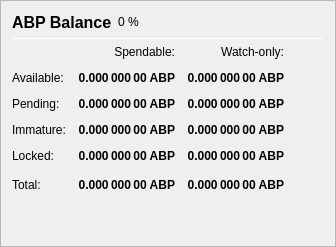
                   <widget class="QFrame" name="frame_Balances">
                    <property name="frameShape">
                     <enum>QFrame::StyledPanel</enum>
                    </property>
                    <property name="frameShadow">
                     <enum>QFrame::Raised</enum>
                    </property>
                    <layout class="QVBoxLayout" name="verticalLayout_4">
                     <item>
                      <layout class="QHBoxLayout" name="horizontalLayout_4">
                       <item>
                        <widget class="QLabel" name="label_5">
                         <property name="minimumSize">
                          <size>
                           <width>0</width>
                           <height>20</height>
                          </size>
                         </property>
                         <property name="font">
                          <font>
                           <pointsize>12</pointsize>
                           <weight>75</weight>
                           <bold>true</bold>
                          </font>
                         </property>
                         <property name="text">
                          <string>ABP Balance</string>
                         </property>
                        </widget>
                       </item>
                       <item>
                        <widget class="QLabel" name="labelABPPercent">
                         <property name="text">
                          <string notr="true">0 %</string>
                         </property>
                        </widget>
                       </item>
                       <item>
                        <spacer name="horizontalSpacer_3">
                         <property name="orientation">
                          <enum>Qt::Horizontal</enum>
                         </property>
                         <property name="sizeHint" stdset="0">
                          <size>
                           <width>40</width>
                           <height>20</height>
                          </size>
                         </property>
                        </spacer>
                       </item>
                      </layout>
                     </item>
                     <item>
                      <widget class="Line" name="line_Balance">
                       <property name="minimumSize">
                        <size>
                         <width>0</width>
                         <height>1</height>
                        </size>
                       </property>
                       <property name="maximumSize">
                        <size>
                         <width>16777215</width>
                         <height>1</height>
                        </size>
                       </property>
                       <property name="orientation">
                        <enum>Qt::Horizontal</enum>
                       </property>
                      </widget>
                     </item>
                     <item>
                      <layout class="QGridLayout" name="gridLayout">
                       <property name="spacing">
                        <number>12</number>
                       </property>
                       <item row="0" column="1">
                        <widget class="QLabel" name="labelSpendable">
                         <property name="text">
                          <string>Spendable:</string>
                         </property>
                         <property name="alignment">
                          <set>Qt::AlignRight|Qt::AlignTrailing|Qt::AlignVCenter</set>
                         </property>
                        </widget>
                       </item>
                       <item row="0" column="2">
                        <widget class="QLabel" name="labelWatchonly">
                         <property name="text">
                          <string>Watch-only:</string>
                         </property>
                         <property name="alignment">
                          <set>Qt::AlignRight|Qt::AlignTrailing|Qt::AlignVCenter</set>
                         </property>
                        </widget>
                       </item>
                       <item row="1" column="0">
                        <widget class="QLabel" name="labelBalanceText">
                         <property name="text">
                          <string>Available:</string>
                         </property>
                        </widget>
                       </item>
                       <item row="1" column="1">
                        <widget class="QLabel" name="labelBalance">
                         <property name="font">
                          <font>
                           <weight>75</weight>
                           <bold>true</bold>
                          </font>
                         </property>
                         <property name="cursor">
                          <cursorShape>IBeamCursor</cursorShape>
                         </property>
                         <property name="toolTip">
                          <string>Your current spendable balance</string>
                         </property>
                         <property name="text">
                          <string notr="true">0.000 000 00 ABP</string>
                         </property>
                         <property name="alignment">
                          <set>Qt::AlignRight|Qt::AlignTrailing|Qt::AlignVCenter</set>
                         </property>
                         <property name="textInteractionFlags">
                          <set>Qt::LinksAccessibleByMouse|Qt::TextSelectableByKeyboard|Qt::TextSelectableByMouse</set>
                         </property>
                        </widget>
                       </item>
                       <item row="1" column="2">
                        <widget class="QLabel" name="labelWatchAvailable">
                         <property name="font">
                          <font>
                           <weight>75</weight>
                           <bold>true</bold>
                          </font>
                         </property>
                         <property name="cursor">
                          <cursorShape>IBeamCursor</cursorShape>
                         </property>
                         <property name="toolTip">
                          <string>Your current balance in watch-only addresses</string>
                         </property>
                         <property name="text">
                          <string notr="true">0.000 000 00 ABP</string>
                         </property>
                         <property name="alignment">
                          <set>Qt::AlignRight|Qt::AlignTrailing|Qt::AlignVCenter</set>
                         </property>
                         <property name="textInteractionFlags">
                          <set>Qt::LinksAccessibleByMouse|Qt::TextSelectableByKeyboard|Qt::TextSelectableByMouse</set>
                         </property>
                        </widget>
                       </item>
                       <item row="2" column="0">
                        <widget class="QLabel" name="labelPendingText">
                         <property name="text">
                          <string>Pending:</string>
                         </property>
                        </widget>
                       </item>
                       <item row="2" column="1">
                        <widget class="QLabel" name="labelUnconfirmed">
                         <property name="font">
                          <font>
                           <weight>75</weight>
                           <bold>true</bold>
                          </font>
                         </property>
                         <property name="cursor">
                          <cursorShape>IBeamCursor</cursorShape>
                         </property>
                         <property name="toolTip">
                          <string>Total of transactions that have yet to be confirmed, and do not yet count toward the spendable balance</string>
                         </property>
                         <property name="text">
                          <string notr="true">0.000 000 00 ABP</string>
                         </property>
                         <property name="alignment">
                          <set>Qt::AlignRight|Qt::AlignTrailing|Qt::AlignVCenter</set>
                         </property>
                         <property name="textInteractionFlags">
                          <set>Qt::LinksAccessibleByMouse|Qt::TextSelectableByKeyboard|Qt::TextSelectableByMouse</set>
                         </property>
                        </widget>
                       </item>
                       <item row="2" column="2">
                        <widget class="QLabel" name="labelWatchPending">
                         <property name="font">
                          <font>
                           <weight>75</weight>
                           <bold>true</bold>
                          </font>
                         </property>
                         <property name="cursor">
                          <cursorShape>IBeamCursor</cursorShape>
                         </property>
                         <property name="toolTip">
                          <string>Unconfirmed transactions to watch-only addresses</string>
                         </property>
                         <property name="text">
                          <string notr="true">0.000 000 00 ABP</string>
                         </property>
                         <property name="alignment">
                          <set>Qt::AlignRight|Qt::AlignTrailing|Qt::AlignVCenter</set>
                         </property>
                         <property name="textInteractionFlags">
                          <set>Qt::LinksAccessibleByMouse|Qt::TextSelectableByKeyboard|Qt::TextSelectableByMouse</set>
                         </property>
                        </widget>
                       </item>
                       <item row="3" column="0">
                        <widget class="QLabel" name="labelImmatureText">
                         <property name="text">
                          <string>Immature:</string>
                         </property>
                        </widget>
                       </item>
                       <item row="3" column="1">
                        <widget class="QLabel" name="labelImmature">
                         <property name="font">
                          <font>
                           <weight>75</weight>
                           <bold>true</bold>
                          </font>
                         </property>
                         <property name="cursor">
                          <cursorShape>IBeamCursor</cursorShape>
                         </property>
                         <property name="toolTip">
                          <string>Staked or masternode rewards that has not yet matured</string>
                         </property>
                         <property name="text">
                          <string notr="true">0.000 000 00 ABP</string>
                         </property>
                         <property name="alignment">
                          <set>Qt::AlignRight|Qt::AlignTrailing|Qt::AlignVCenter</set>
                         </property>
                         <property name="textInteractionFlags">
                          <set>Qt::LinksAccessibleByMouse|Qt::TextSelectableByKeyboard|Qt::TextSelectableByMouse</set>
                         </property>
                        </widget>
                       </item>
                       <item row="3" column="2">
                        <widget class="QLabel" name="labelWatchImmature">
                         <property name="font">
                          <font>
                           <weight>75</weight>
                           <bold>true</bold>
                          </font>
                         </property>
                         <property name="cursor">
                          <cursorShape>IBeamCursor</cursorShape>
                         </property>
                         <property name="toolTip">
                          <string>Staked or masternode rewards in watch-only addresses that has not yet matured</string>
                         </property>
                         <property name="text">
                          <string notr="true">0.000 000 00 ABP</string>
                         </property>
                         <property name="alignment">
                          <set>Qt::AlignRight|Qt::AlignTrailing|Qt::AlignVCenter</set>
                         </property>
                         <property name="textInteractionFlags">
                          <set>Qt::LinksAccessibleByMouse|Qt::TextSelectableByKeyboard|Qt::TextSelectableByMouse</set>
                         </property>
                        </widget>
                       </item>
                       <item row="4" column="0">
                        <widget class="QLabel" name="labelLockedBalanceText">
                         <property name="toolTip">
                          <string>Locked ABP or Masternode collaterals. These are excluded from zABP minting.</string>
                         </property>
                         <property name="text">
                          <string>Locked:</string>
                         </property>
                        </widget>
                       </item>
                       <item row="4" column="1">
                        <widget class="QLabel" name="labelLockedBalance">
                         <property name="font">
                          <font>
                           <weight>75</weight>
                           <bold>true</bold>
                          </font>
                         </property>
                         <property name="cursor">
                          <cursorShape>IBeamCursor</cursorShape>
                         </property>
                         <property name="toolTip">
                          <string>Locked ABP or Masternode collaterals. These are excluded from zABP minting.</string>
                         </property>
                         <property name="text">
                          <string notr="true">0.000 000 00 ABP</string>
                         </property>
                         <property name="alignment">
                          <set>Qt::AlignRight|Qt::AlignTrailing|Qt::AlignVCenter</set>
                         </property>
                         <property name="textInteractionFlags">
                          <set>Qt::LinksAccessibleByMouse|Qt::TextSelectableByKeyboard|Qt::TextSelectableByMouse</set>
                         </property>
                        </widget>
                       </item>
                       <item row="4" column="2">
                        <widget class="QLabel" name="labelWatchLocked">
                         <property name="font">
                          <font>
                           <weight>75</weight>
                           <bold>true</bold>
                          </font>
                         </property>
                         <property name="cursor">
                          <cursorShape>IBeamCursor</cursorShape>
                         </property>
                         <property name="toolTip">
                          <string>Current locked balance in watch-only addresses</string>
                         </property>
                         <property name="text">
                          <string notr="true">0.000 000 00 ABP</string>
                         </property>
                         <property name="alignment">
                          <set>Qt::AlignRight|Qt::AlignTrailing|Qt::AlignVCenter</set>
                         </property>
                         <property name="textInteractionFlags">
                          <set>Qt::LinksAccessibleByMouse|Qt::TextSelectableByKeyboard|Qt::TextSelectableByMouse</set>
                         </property>
                        </widget>
                       </item>
                       <item row="5" column="0">
                        <widget class="QLabel" name="labelTotalText">
                         <property name="toolTip">
                          <string>Your current ABP balance, unconfirmed and immature transactions included</string>
                         </property>
                         <property name="text">
                          <string>Total:</string>
                         </property>
                        </widget>
                       </item>
                       <item row="5" column="1">
                        <widget class="QLabel" name="labelTotal">
                         <property name="font">
                          <font>
                           <weight>75</weight>
                           <bold>true</bold>
                          </font>
                         </property>
                         <property name="cursor">
                          <cursorShape>IBeamCursor</cursorShape>
                         </property>
                         <property name="toolTip">
                          <string>Your current ABP balance, unconfirmed and immature transactions included</string>
                         </property>
                         <property name="text">
                          <string notr="true">0.000 000 00 ABP</string>
                         </property>
                         <property name="alignment">
                          <set>Qt::AlignRight|Qt::AlignTrailing|Qt::AlignVCenter</set>
                         </property>
                         <property name="textInteractionFlags">
                          <set>Qt::LinksAccessibleByMouse|Qt::TextSelectableByKeyboard|Qt::TextSelectableByMouse</set>
                         </property>
                        </widget>
                       </item>
                       <item row="5" column="2">
                        <widget class="QLabel" name="labelWatchTotal">
                         <property name="font">
                          <font>
                           <weight>75</weight>
                           <bold>true</bold>
                          </font>
                         </property>
                         <property name="cursor">
                          <cursorShape>IBeamCursor</cursorShape>
                         </property>
                         <property name="toolTip">
                          <string>Current total balance in watch-only addresses</string>
                         </property>
                         <property name="text">
                          <string notr="true">0.000 000 00 ABP</string>
                         </property>
                         <property name="alignment">
                          <set>Qt::AlignRight|Qt::AlignTrailing|Qt::AlignVCenter</set>
                         </property>
                         <property name="textInteractionFlags">
                          <set>Qt::LinksAccessibleByMouse|Qt::TextSelectableByKeyboard|Qt::TextSelectableByMouse</set>
                         </property>
                        </widget>
                       </item>
                       <item row="5" column="3">
                        <spacer name="horizontalSpacer_9">
                         <property name="orientation">
                          <enum>Qt::Horizontal</enum>
                         </property>
                         <property name="sizeHint" stdset="0">
                          <size>
                           <width>40</width>
                           <height>20</height>
                          </size>
                         </property>
                        </spacer>
                       </item>
                      </layout>
                     </item>
                     <item>
                      <spacer name="verticalSpacer_3">
                       <property name="orientation">
                        <enum>Qt::Vertical</enum>
                       </property>
                       <property name="sizeHint" stdset="0">
                        <size>
                         <width>20</width>
                         <height>40</height>
                        </size>
                       </property>
                      </spacer>
                     </item>
                    </layout>
                   </widget>
